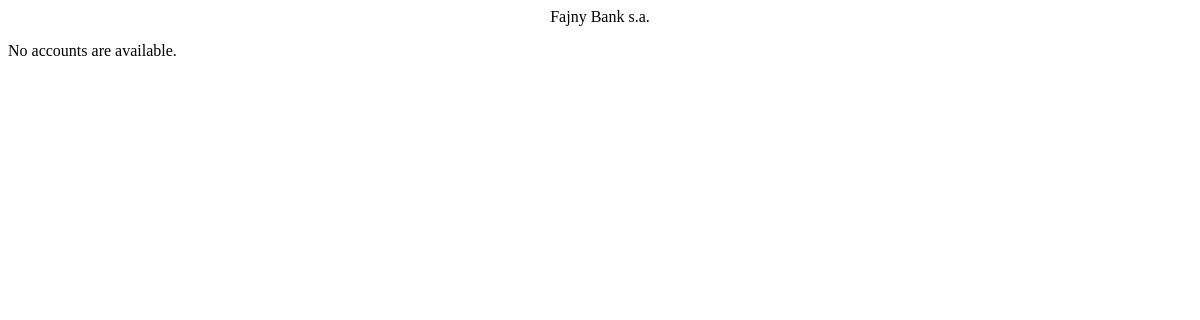
Page /bank/account/ on the earlier database version.
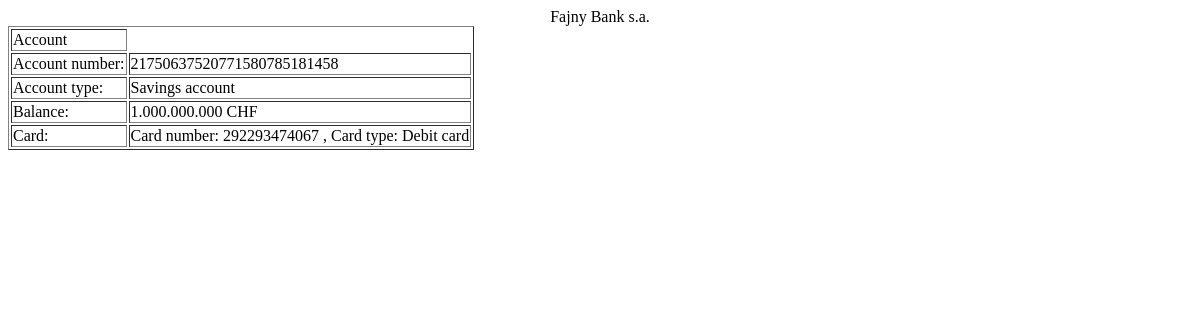
Same page on the later database version.
### bank/models.py (models this page shows, shortened)
class Account(models.Model):
    account_number = models.CharField(max_length=26,
                                      blank=True,
                                      editable=False,
                                      unique=True,
                                      default=create_new_account_number
                                      )
    account_type = models.CharField(choices=AccountType.choices, max_length=50)
    balance = models.CharField(max_length=200)
    card = models.ForeignKey(Card, on_delete=models.CASCADE)

class Card(models.Model):
    card_number = models.CharField(max_length=16,
                                   blank=True,
                                   editable=False,
                                   unique=True,
                                   default=create_new_card_number
                                   )
    card_type = models.CharField(choices=CardType.choices, max_length=50)
    def __str__(self):
        return '{} {} {} {}'.format('Card number:', self.card_number, ', Card type:', self.card_type)

### bank/views.py (the view)
# urls.py: path('account/', views.account, name='account'),
def account(request):
    account_list = Account.objects.all
    template = loader.get_template('bank/account.html')
    context = {
        'account_list': account_list,
    }
    return HttpResponse(template.render(context, request))

### bank/templates/bank/account.html
<center>Fajny Bank s.a. </center>
{% if account_list %}
    <table border>
    {% for account in account_list %}
    <tr><td>Account</td></tr>
    <tr><td>Account number: </td> <td>{{ account.account_number}}</td></tr>
    <tr><td>Account type: </td> <td>{{ account.account_type}}</td></tr>
    <tr><td>Balance: </td> <td>{{ account.balance}}</td></tr>
    <tr><td>Card: </td> <td>{{ account.card}}</td></tr>
    {% endfor %}
    </table>
{% else %}
    <p>No accounts are available.</p>
{% endif %}

Differences in the rows shown:
added Account: account_number "21750637520771580785181458", account_type "Savings account", balance "1.000.000.000 CHF", card "Card number: 292293474067 , Card type: Debit card"
Other differences:
text no longer shown: "No accounts are available."
